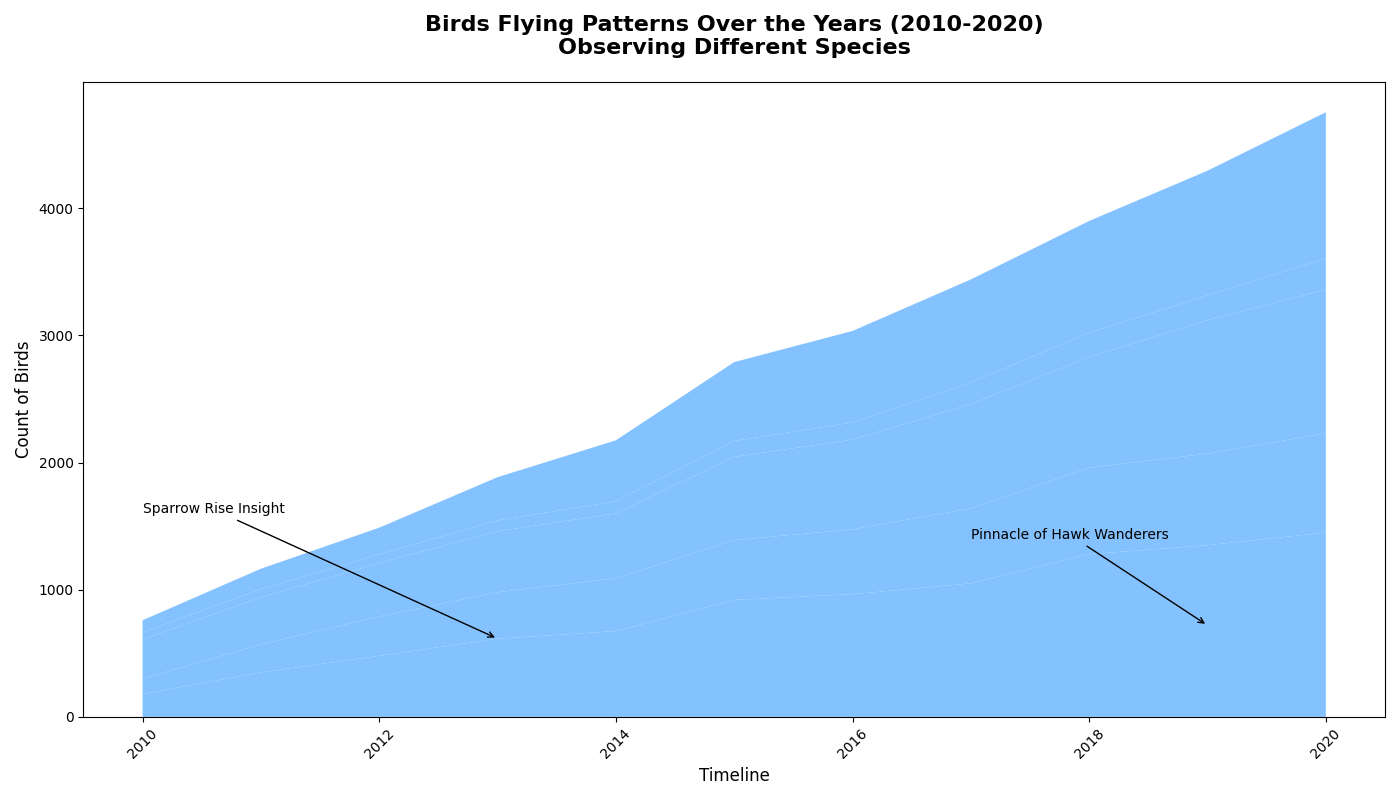

Write Python code to recreate this figure.
import matplotlib.pyplot as plt
import numpy as np

years = np.arange(2010, 2021)

# Manually altered bird counts but maintaining structure (11 elements each)
sparrows = np.array([180, 350, 480, 615, 675, 920, 965, 1050, 1280, 1350, 1450])
hawks = np.array([120, 220, 310, 365, 415, 470, 510, 590, 680, 720, 780])
swallows = np.array([310, 370, 420, 480, 510, 655, 705, 820, 870, 1050, 1130])
pelicans = np.array([55, 65, 68, 85, 95, 125, 135, 170, 190, 195, 245])
geese = np.array([95, 160, 210, 340, 480, 620, 720, 810, 880, 980, 1150])

bird_migrations = np.vstack([sparrows, hawks, swallows, pelicans, geese])

fig, ax = plt.subplots(figsize=(14, 8))

single_color = '#66b3ff'

ax.stackplot(years, bird_migrations, colors=[single_color]*bird_migrations.shape[0], alpha=0.8)

ax.set_title("Birds Flying Patterns Over the Years (2010-2020)\nObserving Different Species", 
             fontsize=16, fontweight='bold', pad=20)
ax.set_xlabel("Timeline", fontsize=12)
ax.set_ylabel("Count of Birds", fontsize=12)

ax.annotate('Sparrow Rise Insight', xy=(2013, 615), xytext=(2010, 1600),
            arrowprops=dict(facecolor='black', arrowstyle='->'), fontsize=10)
ax.annotate('Pinnacle of Hawk Wanderers', xy=(2019, 720), xytext=(2017, 1400),
            arrowprops=dict(facecolor='black', arrowstyle='->'), fontsize=10)

plt.xticks(rotation=45)

plt.tight_layout(rect=[0, 0, 1, 1])

plt.show()
